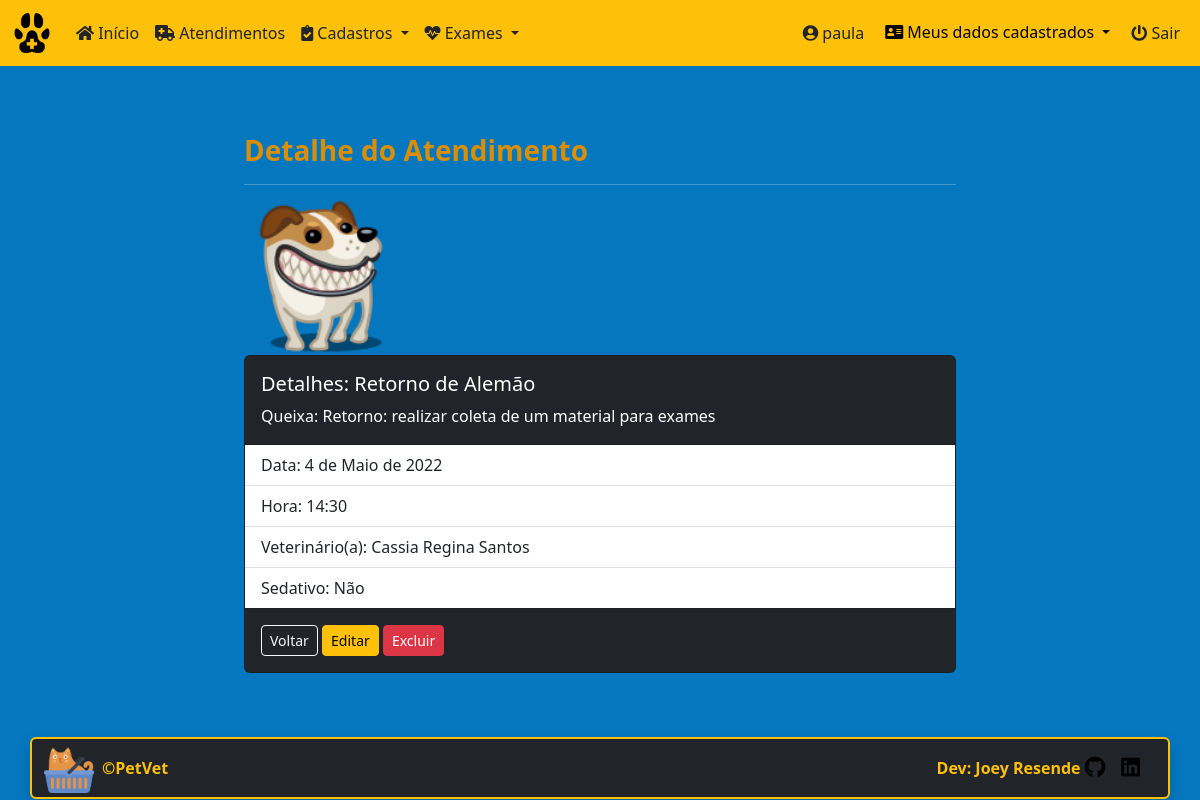
Page /petvet/medical_care/25 (signed in) on the committed database.
### core/models.py (models this page shows, shortened)
class MedicalCare(models.Model):
    id = models.AutoField(primary_key=True)
    date = models.DateField(default=date.today, verbose_name='Data')
    time = models.TimeField(verbose_name='Hora')
    pet_name = models.ForeignKey(
        'Pets', on_delete=models.PROTECT, null=True, verbose_name='Nome do Pet')
    procedure = models.CharField(
        max_length=8, choices=procedures, verbose_name='Tipo de atendimento')
    vet_name = models.ForeignKey(
        'Vet', on_delete=models.PROTECT, null=True, verbose_name='Veterinario')
    sedative = models.CharField(
        max_length=8, choices=type_sedative, default='Não', verbose_name='Tipo de sedativo')
    report = models.TextField(
        max_length=1000, verbose_name='Relato do problema')
    class Meta:
        ordering = ['-date']

class Pets(models.Model):
    id = models.AutoField(primary_key=True)
    pet_name = models.CharField(
        max_length=30, verbose_name='Nome do Pet')
    species = models.CharField(
        max_length=20, verbose_name='Espécie')
    breed = models.CharField(
        max_length=30, verbose_name='Raça')
    gender = models.CharField(
        max_length=5, choices=sex_status, verbose_name='Gênero')
    date_of_birth = models.DateField(
        null=True, blank=True, verbose_name='Data de Nascimento')
    castrated = models.CharField(
        max_length=3, choices=castrated_status, default='N', verbose_name='Castrado?')
    weight = models.DecimalField(
        max_digits=6, decimal_places=3, verbose_name='Peso', default=0)
    tutor_name = models.ForeignKey(
        'Tutor', on_delete=models.PROTECT, null=True, verbose_name='Nome do Tutor')
    class Meta:
        ordering = ['-id']
    def __str__(self):
        return self.pet_name

class Vet(models.Model):
    vet_name = models.CharField(
        max_length=30, verbose_name='Nome')
    class Meta:
        ordering = ['vet_name']
    def __str__(self):
        return self.vet_name

### core/views.py (the view)
# urls.py: path('medical_care/<int:pk>', MedicalCareDetail.as_view(),
class MedicalCareDetail(LoginRequiredMixin, DetailView):
    login_url = reverse_lazy('login')
    model = MedicalCare
    template_name = 'core/medicalcare_detail.html'
    success_url = reverse_lazy('medical_cares')

### core/templates/core/medicalcare_detail.html (shortened to what this page needs)
{% extends 'core/base_model.html' %}
{% load static %}
{% block content %}
<div class="row">
  <div class="col-sm-8 mx-auto">
    <div class="container">
      <h3><strong>Detalhe do Atendimento</strong></h3><hr>
      <div class="row col-3">
        <img class="card-img-top" src="{% static 'img/dog_icon.png/' %}" alt="Imagem de capa do card">
      </div>
      <div class="card text-white bg-dark mb-3">
        <div class="card-body">
          <h5 class="card-title">Detalhes: {{ medicalcare.procedure }} de {{ medicalcare.pet_name }}</h5>
          <p class="card-text">Queixa: {{ medicalcare.report }}</p>
        </div>
          <ul class="list-group list-group-flush">
            <li class="list-group-item">Data: {{ medicalcare.date }}</li>
            <li class="list-group-item">Hora: {{ medicalcare.time }}</li>
            <li class="list-group-item">Veterinário(a): {{ medicalcare.vet_name }}</li>
            <li class="list-group-item">Sedativo: {{ medicalcare.sedative }}</li>
          </ul>
        <div class="card-body">
          <a href="{% url 'medical_cares' %}" class="btn btn-outline-light btn-sm">Voltar</a>
          <a href="{% url 'medical_care_edit' medicalcare.pk %}" class="btn btn-warning btn-sm">Editar</a>
          <a href="{% url 'medical_care_delete' medicalcare.pk %}" class="btn btn-danger btn-sm">Excluir</a>
        </div>
      </div>
    </div>
  </div>
</div>
{% endblock %}

### core/templates/core/base_model.html (shortened to what this page needs)
{% load static %}
<!DOCTYPE html>
<html lang="pt-br" class="h-100">
<head>
  <link rel="stylesheet" href="{% static 'css/bootstrap.min.css/' %}" />
  <link rel="stylesheet" href="https://cdnjs.cloudflare.com/ajax/libs/font-awesome/5.11.2/css/all.css">
  <link rel="stylesheet" href="{% static 'css/styles.css/' %}" />
  <link rel="stylesheet" type="text/css" href="https://cdn.datatables.net/v/bs5/dt-1.11.5/datatables.min.css" />
</head>
<body class="d-flex flex-column h-100">
  <main role="main" class="flex-shrink-0  ">
    {% block menu %}
    <nav class="navbar navbar-expand-lg bg-warning" aria-label="Sixth navbar example">
      <div class="container-fluid">
        <a class="navbar-brand" href="{% url 'index' %}">
          <img src="{% static 'img/favicon.ico/' %}" height="40" alt="" />
        </a>
        <div class="collapse navbar-collapse" id="navbarsExample06">
          <ul class="navbar-nav me-auto mb-2 mb-xl-0">
            <li class="nav-item">
              <a class="nav-link text-dark" href="{% url 'index' %}">
                <i class="fa fa-home" aria-hidden="true"></i>
                Início
              </a>
            </li>
            <li class="nav-item">
              <a class="nav-link text-dark" href="{% url 'medical_cares' %}">
                <i class="fas fa-ambulance" aria-hidden="true"></i>
                Atendimentos
              </a>
            </li>
            <li class="nav-item dropdown">
              <a class="nav-link text-dark dropdown-toggle" href="#" data-bs-toggle="dropdown" aria-expanded="false">
                <i class="fas fa-clipboard-check" aria-hidden="true"></i>
                Cadastros
              </a>
            </li>
            <li class="nav-item dropdown">
              <a class="nav-link text-dark dropdown-toggle" href="#" data-bs-toggle="dropdown" aria-expanded="false">
                <i class="fas fa-heartbeat" aria-hidden="true"></i>
                Exames
              </a>
            </li>
          </ul>
          <div class="collapse navbar-collapse d-lg-flex justify-content-end">
            <ul class="navbar-nav bd-navbar-nav flex=row">
              {% if request.user.is_authenticated %}
              <li class="nav-item">
                <a class="nav-link text-dark" href="{% url 'meus_dados' %}">
                  <i class="fas fa-user-circle" aria-hidden="true"></i>
                  <span id="username">{{ request.user }}</span>
                </a>
              </li>
              <div class="dropdown">
                <button type="button" class="btn btn-warning dropdown-toggle" data-bs-toggle="dropdown" aria-expanded="false" data-bs-auto-close="outside">
                  <i class="fas fa-address-card" aria-hidden="true"></i>
                  Meus dados cadastrados
                </button>
              </div>
              <li class="nav-item">
                <a class="nav-link text-dark" href="{% url 'logout' %}">
                  <i class="fas fa-power-off" aria-hidden="true"></i>
                  Sair
                </a>
              </li>
              {% endif %}
            </ul>
          </div>
         </div>
      </div>
    </nav>
    {% endblock %}
    <div class="container py-5">
      {% block content %}
      {% endblock %}
    </div>
  </main>
{% block footer %}
<div class="container border border-warning border-2  rounded shadow bg-dark">
  <footer class="d-flex flex-wrap justify-content-between align-items-center py-1">
    <div class="col-md-4 d-flex align-items-center">
      <a href="{% url 'index' %}" class="mb-3 me-2 mb-md-0">
        <img src="{% static 'img/cat_yellow.png/' %}" width="50" height="50" alt="">
      </a>
      <span class="mb-3 mb-md-0 text-warning"><strong>&copy;PetVet</strong></span>
    </div>
    <ul class="nav col-md-4 justify-content-end list-unstyled d-flex">
      <li class="ms-3 text-warning"><strong>Dev: Joey Resende</strong>  <a href="https://github.com/Joey-Resende" target="_blank">
        <i class="fab fa-github fa-lg text-black" aria-hidden="true"></i>
      </a></li>
      <li class="ms-3"><a href="https://www.linkedin.com/in/givanildo-resende/" target="_blank">
        <i class="fab fa-linkedin fa-lg text-black" aria-hidden="true"></i>
      </a></li>
    </ul>
  </footer>
</div>
{% endblock %}
</body>
</html>

### static/css/styles.css (style rules this page uses)
:root { --preto: #000000; --branco-1: #ffffff; --branco-2: #E0E2DD; --azul-1: #0477BF; --azul-2: #0388A6; --azul-3: #003570; --amarelo-1: #F2CB05; --amarelo-2: #D98E04; }
body { background-color: var(--azul-1); color: var(--preto); padding-bottom: 20px; }
h3 { color: var(--amarelo-2); }
div { color: var(--branco-1); }
.navbar { background-color: var(--amarelo-1); color: var(--amarelo-2); margin-bottom: 20px; }
p { color: var(--branco-1); }

### rows in the picture
MedicalCare: procedure "Retorno", pet_name "Alemão", report "Retorno: realizar coleta de um material para exames", date "4 de Maio de 2022", time "14:30", vet_name "Cassia Regina Santos", sedative "Não"

### other values in the picture
{{ request.user }} "paula"
